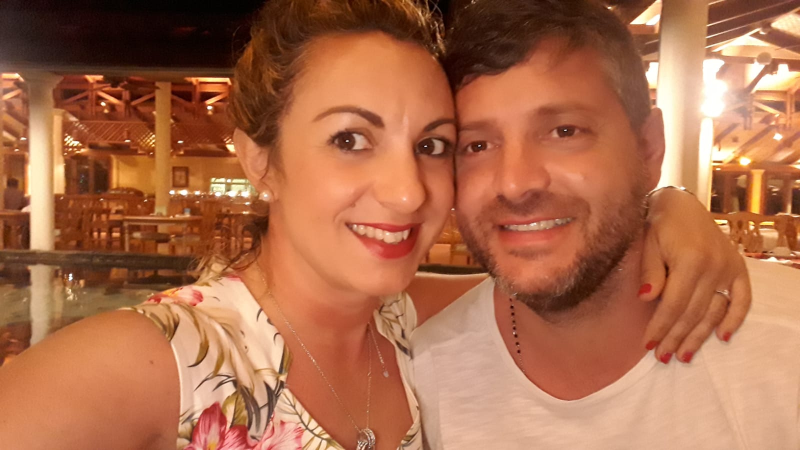
#> input picture ale_ric.jpg, 1600 x 900 px (shown at 1/2 size)
$ python -i image_process.py   (imports and definitions only)   (Python 2 division)
#> lines starting #> are read from the running program, lines starting #| are printed output that depends on the picture; after the words box and inside, x2 and y2 are one past the last pixel; in counts of white or black regions, pixels touching at a corner belong together
#> further down, picture is the input picture: shape (900, 1600, 3); mean B, G, R 75.8, 108.1, 171.8
#!/usr/bin/python
# -*-coding:utf-8-*-
__author__ = "ihciah"

import cv2

class ImageConverter:
    @staticmethod
    def pre_process(im, interpolation=cv2.INTER_AREA):
#> called with interpolation = 3
        fixed_width = 384
        gray = cv2.cvtColor(im, cv2.COLOR_BGR2GRAY) if len(im.shape) == 3 and im.shape[2] != 1 else im
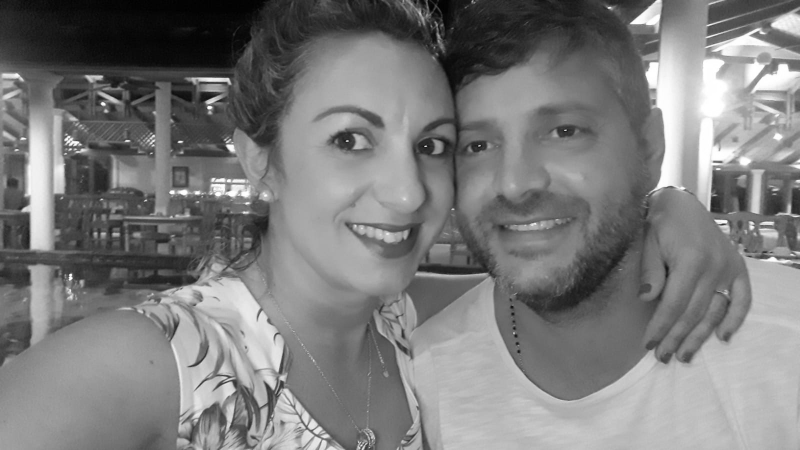
#> gray: shape (900, 1600) (shown at 1/2 size); min 0, max 255, mean 123.5
        multi = float(fixed_width) / gray.shape[1]
#> multi = 0.24
        dim = (fixed_width, int(gray.shape[0] * multi))
#> dim = (384, 216)
        new_im = cv2.resize(gray, dim, interpolation=interpolation)
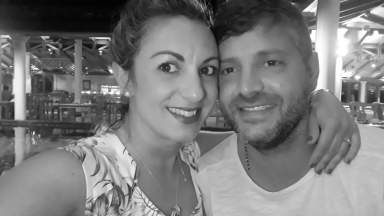
#> new_im: shape (216, 384); min 2, max 255, mean 123.5
        return new_im

    @staticmethod
    def frombits(bits):
        chars = []
        for b in range(len(bits) / 8):
            byte = bits[b*8:(b+1)*8]
            chars.append(chr(int(''.join([str(bit) for bit in byte]), 2)))
        return ''.join(chars)

    @staticmethod
    def im2bmp(im, interpolation=cv2.INTER_AREA):
        im = ImageConverter.pre_process(im, interpolation)
        #retval, im_binary = cv2.threshold(im, 127, 255, cv2.THRESH_BINARY)
	im_binary = cv2.adaptiveThreshold(im, 255, cv2.ADAPTIVE_THRESH_GAUSSIAN_C, cv2.THRESH_BINARY, 11, 2)
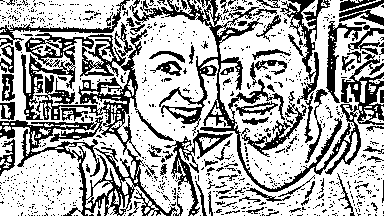
#> im_binary: shape (216, 384); 66.5% white; 952 black regions (860 under 20 px), largest, box (x1, y1, x2, y2) and area: (0, 29, 178, 216) 8418, (129, 0, 384, 192) 6007, (280, 0, 330, 104) 1260
        ret = ''
        for h in range(im_binary.shape[0]):
            pixels = [im_binary[h, w] for w in range(im_binary.shape[1])]
            binary = map(lambda x: 1 if x == 0 else 0, pixels)
            ret += ImageConverter.frombits(binary)
        return ret

    @staticmethod
    def image2bmp(path, interpolation=cv2.INTER_AREA):
        return ImageConverter.im2bmp(cv2.imread(path), interpolation)

class TextConverter:
    @staticmethod
    def text2bmp(text, height=70, pos=(10, 50), font=cv2.FONT_HERSHEY_SIMPLEX, size=2, color=0, thick=2):
        import numpy as np
        blank_image = np.zeros((height, 384), np.uint8)
        blank_image.fill(255)
        img = cv2.putText(blank_image, text, pos, font, size, color, thick)
        return ImageConverter.im2bmp(img)

# [3 lines not run here, left out]

>>> import cv2
>>> picture = cv2.imread('ale_ric.jpg')
>>> result = ImageConverter().im2bmp(picture)
